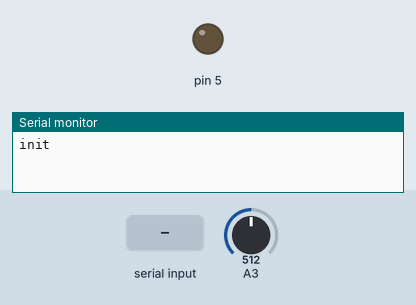
A sketch run on a simulated Arduino Uno, built with avr-gcc and run on an emulated ATmega328P. Shown: output pins drawn as LEDs (lit = HIGH), the last lines printed to the serial monitor. Inputs (shaded band) come from the test bench; at power-on: A3 = 512.

Above: at 1.2 s.
1.3 s: "30,150\n" received over Serial
At 1.7 s:
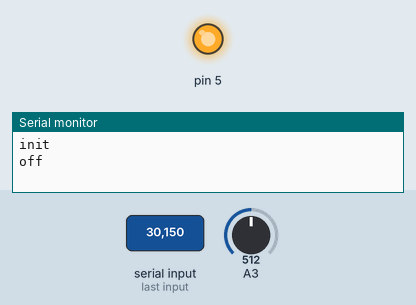
2.8 s: "2\n" received over Serial
At 4.0 s:
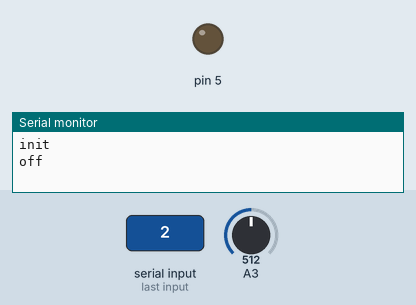
4.3 s: "3\n" received over Serial
At 5.2 s:
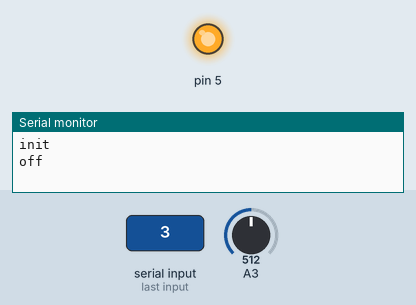
5.8 s: "200\n" received over Serial
At 6.4 s:
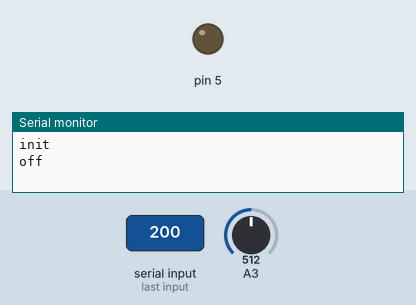
Timing chart, 0 to 8.3 s (numbered marks = the images above; inputs shaded):
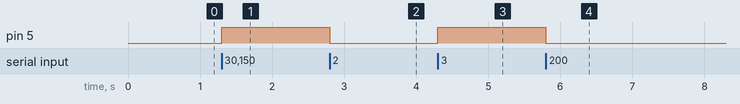

Measured:
- after the input at 1.3 s, pin 5: LOW → HIGH at once
- after the input at 2.8 s, pin 5: HIGH → LOW at once
- after the input at 4.3 s, pin 5: LOW → HIGH at once
- after the input at 5.8 s, pin 5: HIGH → LOW at once

The sketch:

masterslave_3108.ino
```cpp
float get_ampere(int x){
  //par_1=messure pin, output value in amp float
  const unsigned long sampleTime = 100000UL;                           // sample over 100ms, it is an exact number of cycles for both 50Hz and 60Hz mains
  const unsigned long numSamples = 250UL;                               // choose the number of samples to divide sampleTime exactly, but low enough for the ADC to keep up
  const unsigned long sampleInterval = sampleTime/numSamples;  // the sampling interval, must be longer than then ADC conversion time
  const int adc_zero = 510; // relative digital zero of the arudino input from ACS712 (could make this a variable and auto-adjust it)
  const int currentPin = x;
  unsigned long currentAcc = 0;
  unsigned int count = 0;
  unsigned long prevMicros = micros() - sampleInterval ;
  float rms = 0;
  pinMode(currentPin, INPUT);
  while (count < numSamples){
    if (micros() - prevMicros >= sampleInterval){
      long adc_raw = analogRead(currentPin) - adc_zero;
      currentAcc += (unsigned long)(adc_raw * adc_raw);
      ++count;
      prevMicros += sampleInterval;
    }
  }
  rms = sqrt((float)currentAcc/(float)numSamples) * (75.7576 * 0.3297 / 1024.0 );
  return rms;
}
void set_relais(int x, int y){
  //offset pins +4 (start pin 5)
  //par_1 = relais no, par_2 = set 1/0 or switch;
  int currentPin = x+4;
  pinMode(currentPin, OUTPUT);
  digitalWrite(currentPin, LOW);
  if (y == 1) {
    digitalWrite(currentPin, LOW);
  }
  if (y == 0) {
    digitalWrite(currentPin, HIGH);
  }
  else {
  	//switch state if ~= 0/1
  }
}
void s_print_ampere(float x) {
  float store = x;
  if (store > 0.18) {
    Serial.print("Ampere: ");
    Serial.print(store);
    Serial.println();
    store = store * 225;
    Serial.print("Watt: ");
    Serial.print(store);
    Serial.println();
  }
  else {
    Serial.println("off");
  }
}


void setup()
{
 Serial.begin(9600);
 Serial.println("init");
}

void loop()
{


    while (Serial.available()) {
      int ch = Serial.read()-48;
      if (ch == 1) {
        float ampere = get_ampere(3);
        s_print_ampere(ampere);
      }
      //memset(intBuffer, 0, sizeof(intBuffer)); //clear array
      if (ch == 2) {
        set_relais(1,1);
      }
      if (ch == 3) {
        set_relais(1,0);
      }
    }
}
```
